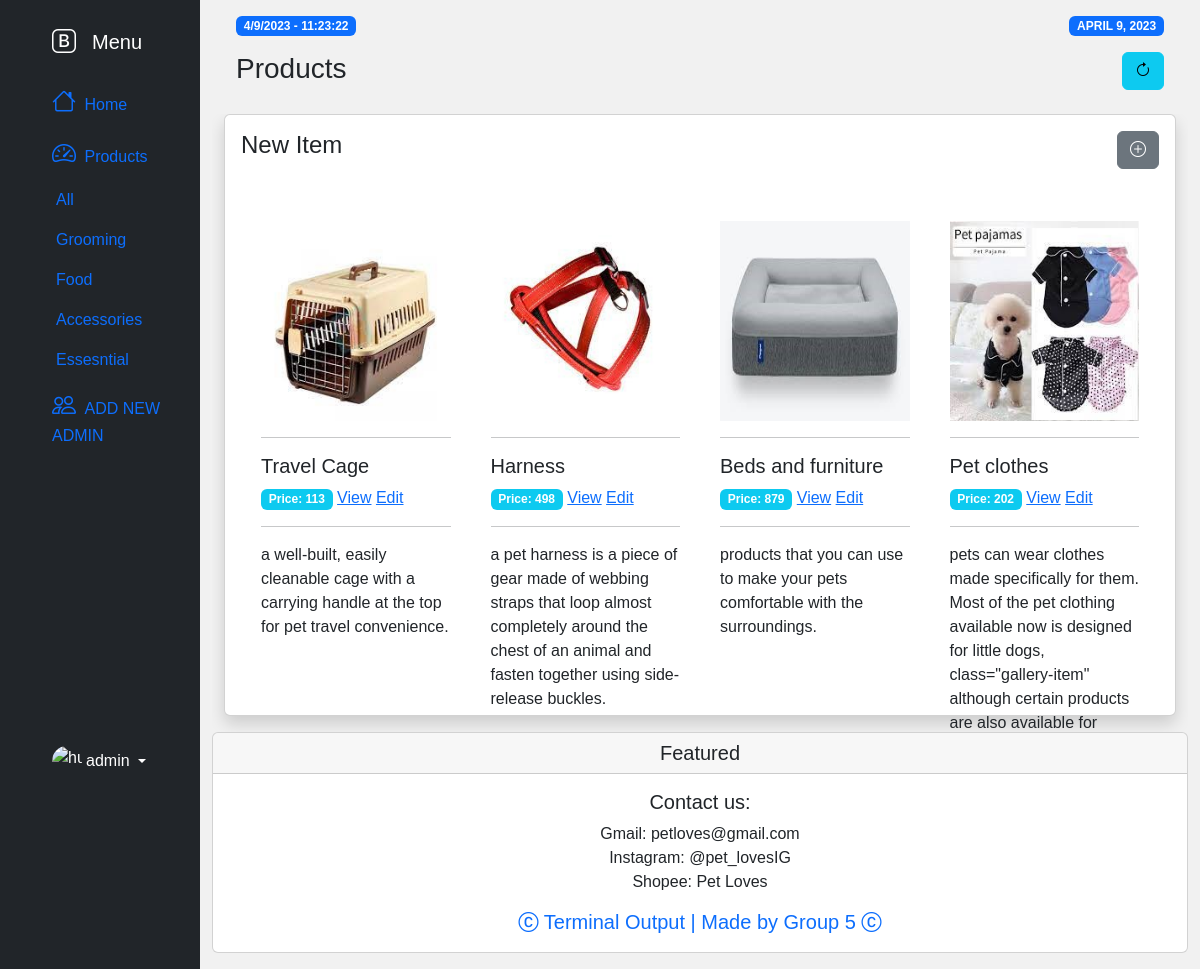
/admin/accessories-products.php (signed in), run on the app's committed database.
### tables this page shows
CREATE TABLE `users` (
  `user_id` int(11) NOT NULL,
  `user_fullname` varchar(250) NOT NULL,
  `age` int(3) DEFAULT NULL,
  `birth_date` date DEFAULT NULL,
  `contact_number` bigint(10) DEFAULT NULL,
  `user_name` varchar(250) NOT NULL,
  `user_password` varchar(250) NOT NULL,
  `profile_picture` varchar(200) DEFAULT NULL,
  `role` varchar(5) NOT NULL,
  `user_created` date NOT NULL DEFAULT current_timestamp()
);

CREATE TABLE `products` (
  `id` int(11) NOT NULL,
  `product_name` varchar(200) NOT NULL,
  `category` varchar(250) NOT NULL,
  `description` varchar(250) NOT NULL,
  `price` int(11) NOT NULL,
  `image` varchar(30) NOT NULL
);

### assets/partials/_urlName.php (called while the page is built, shortened)
<?php
            $conn = db_connect();
                if(isset($_SESSION["loggedIn"]) == true)
                {
                    $user = $_SESSION["user_id"];
                    $query = "SELECT * FROM users WHERE user_id='$user'";
                    $sql = mysqli_query($conn,$query);
                    $result = mysqli_fetch_assoc($sql);
                }
         ?>

### admin/accessories-products.php (the view, shortened to what this page needs)
<?php
include '../assets/partials/_functions.php';
include '../assets/partials/_head.php';
include '../assets/partials/_sidebar.php';
include '../assets/partials/_urlName.php';
?>
<div class="col py-3">
    <nav class="mb-3 mx-4">
        <div class="d-flex justify-content-between mb-3">
            <div class="badge bg-primary text-uppercase" id="currentTimeDate"></div>
            <div class="badge bg-primary text-uppercase"><?php date_default_timezone_set('Asia/Manila');
                                                            echo date('F j, Y'); ?></div>
        </div>
        <div class="d-flex justify-content-between mb-3">
            <div class="h3">Products</div>
            <a href="../admin/dashboard.php?id=$user" class="btn btn-info h3"><i class="bi bi-arrow-clockwise"></i></a>
        </div>
    </nav>
    <div class="container overflow-auto" style='max-width: auto; max-height: 90vh;'>
        <div class="card shadow mb-3">
            <div class="card-body">
                <div class="card-content">
                    <div class="row">
                        <div class="col">
                            <div class="h4">
                                <span>New Item</span>
                                <button class="btn btn-secondary float-end" data-bs-toggle="modal" data-bs-target="#staticBackdrop"><i class="bi bi-plus-circle"></i>
                            </div>
                            <table class="table table-striped table-hover">
                                <tbody>
                                    <?php
                                    $connect_servername = "localhost";
                                    $connect_username = "root";
                                    $connect_password = "";
                                    $connection = mysqli_connect($connect_servername, $connect_username, $connect_password);
                                    $tablename = "products";
                                    $query = "SELECT * FROM $tablename where category = 'accessories'";
                                    $result = mysqli_query($connection, $query) or die(mysqli_error($connection));
                                    $count = mysqli_num_rows($result);
                                    ?>
                                    <table name="guestTable" id="guestTable" align="center">
                                        <?php
                                        if ($count > 0) {
                                            while ($row = mysqli_fetch_assoc($result)) {
                                                $data_id = $row['id'];
                                                $data_productname = $row['product_name'];
                                                $data_description = $row['description'];
                                                $data_price = $row['price'];
                                                $data_img = $row['image'];
                                                echo "
                                                                <div class='column mt-3 Grooming'>
                                                                    <div class='content'>
                                                                    <img src='../assets/image/$data_img' class='gallery-item' alt='Grooming' style='width:100%' height='200px'>
                                                                    <hr>
                                                                    <h5>$data_productname</h5>
                                                                    <span class='badge bg-info'>Price: $data_price</span>
                                                                    <a href='products.php?page=detail&id=$data_id'>View</a>
                                                                    <a href='products.php?page=edit&id=$data_id'>Edit</a>
                                                                    <hr>
                                                                    <p>$data_description</p>
                                                                    </div>
                                                                </div>";
                                            }
                                        }
                                        ?>
                                    </table>
                                </tbody>
                            </table>
                        </div>
                    </div>
                </div>
            </div>
        </div>
    </div>
    <?php include '../assets/partials/_footer.php'; ?>
</div>
</div>
</div>
<?php
include '../assets/partials/_foot.php';
?>

### assets/partials/_sidebar.php (shortened to what this page needs)
<?php
include '../assets/partials/_urlName.php';
?>
<div class="container-fluid">
    <div class="row flex-nowrap">
        <div class="col-auto col-md-3 col-xl-2 px-sm-2 px-0 bg-dark">
            <div class="container mx-3">
                <div class="d-flex flex-column align-items-center align-items-sm-start px-3 pt-2 text-white min-vh-100">
                    <a href="/" class="d-flex align-items-center pb-3 mb-md-0 me-md-auto text-white text-decoration-none">
                        <i class="fs-4 bi-bootstrap mt-3"></i><span class="fs-5 d-none d-sm-inline mx-3 mt-3">Menu</span>
                    </a>
                    <ul class="nav nav-pills flex-column mb-sm-auto mb-0 align-items-center align-items-sm-start" id="menu">
                        <li class="nav-item">
                            <a href="dashboard.php" class="nav-link align-middle px-0" id="nav-link">
                                <i class="fs-4 bi-house"></i> <span class="ms-1 d-none d-sm-inline">Home</span>
                            </a>
                        </li>
                        <li>
                            <a href="#submenu1" data-bs-toggle="collapse" class="nav-link px-0 align-middle">
                                <i class="fs-4 bi-speedometer2"></i> <span class="ms-1 d-none d-sm-inline" id="nav-link">Products</span> </a>
                            <ul class="collapse show nav flex-column ms-1" id="submenu1" data-bs-parent="#menu">
                                <li>
                                    <a href="products.php?page=products" class="nav-link px-0"> <span class="d-none d-sm-inline" id="nav-link">All</span></a>
                                </li>
                                <li class="w-100">
                                    <a href="grooming-products.php" class="nav-link px-0"> <span class="d-none d-sm-inline" id="nav-link">Grooming</span></a>
                                </li>
                                <li>
                                    <a href="food-products.php" class="nav-link px-0"> <span class="d-none d-sm-inline" id="nav-link">Food</span></a>
                                </li>
                                <li>
                                    <a href="accessories-products.php" class="nav-link px-0"> <span class="d-none d-sm-inline" id="nav-link">Accessories</span></a>
                                </li>
                                <li>
                                    <a href="essential-products.php" class="nav-link px-0"> <span class="d-none d-sm-inline" id="nav-link">Essesntial</span></a>
                                </li>
                            </ul>
                        </li>
                        <li>
                            <a href="signup.php" class="nav-link px-0 align-middle" id="nav-link">
                                <i class="fs-4 bi-people"></i> <span class="ms-1 d-none d-sm-inline">ADD NEW ADMIN</span> </a>
                        </li>
                    </ul>
                    <div class="dropdown pb-4">
                        <a href="#" class="d-flex align-items-center text-white text-decoration-none dropdown-toggle" id="dropdownUser1" data-bs-toggle="dropdown" aria-expanded="false">
                            <img src="https://pbs.twimg.com/media/DW5LJ7LW4AAMC70.png" alt="hugenerd" width="30" height="30" class="rounded-circle">
                            <span class="d-none d-sm-inline mx-1"><?php echo $result['user_name']; ?></span>
                        </a>
                    </div>
                </div>
            </div>
        </div>

### assets/styles/product-style.php (style rules this page uses)
* { box-sizing: border-box; }
img { max-width: 100%; }
body { background-color: #f1f1f1; font-family: Arial; }
.column { float: left; width: 25%; padding: 10px; }
.column p { width: auto; height: 120px; }
.content { background-color: white; padding: 10px; }
.show { display: block; }

### data on the page
users: user_name "admin"
products: image (picture), product_name "Travel Cage", price "113", description "a well-built, easily cleanable cage with a carrying handle at the top for pet travel convenience."
products: image (picture), product_name "Harness", price "498", description "a pet harness is a piece of gear made of webbing straps that loop almost completely around the chest of an animal and fasten together using side-release buckles."
products: image (picture), product_name "Beds and furniture", price "879", description "products that you can use to make your pets comfortable with the surroundings."
products: image (picture), product_name "Pet clothes", price "202", description "pets can wear clothes made specifically for them. Most of the pet clothing available now is designed for little dogs, class=\"gallery-item\" although certain products are also available for…"
